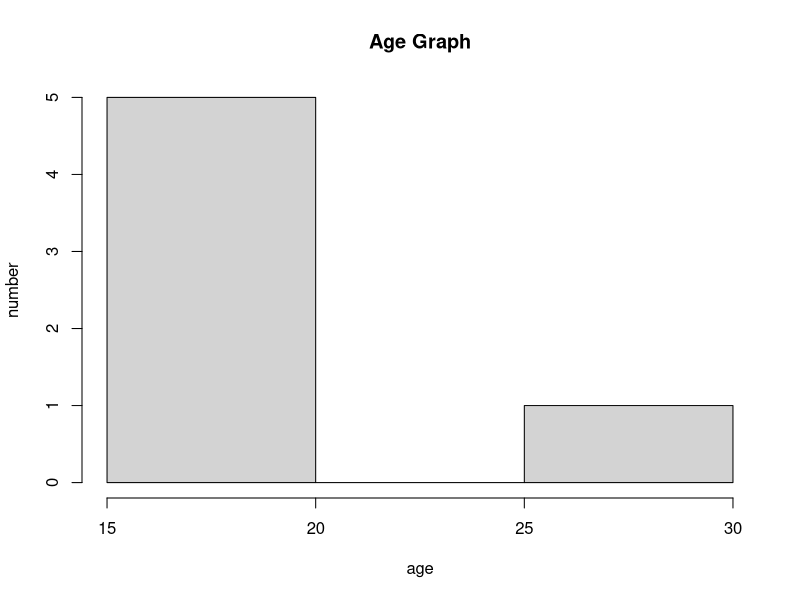
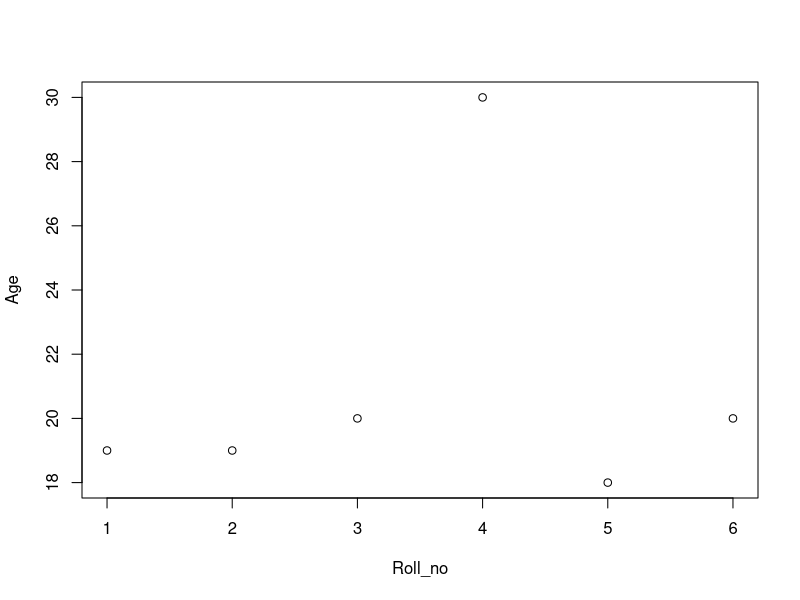
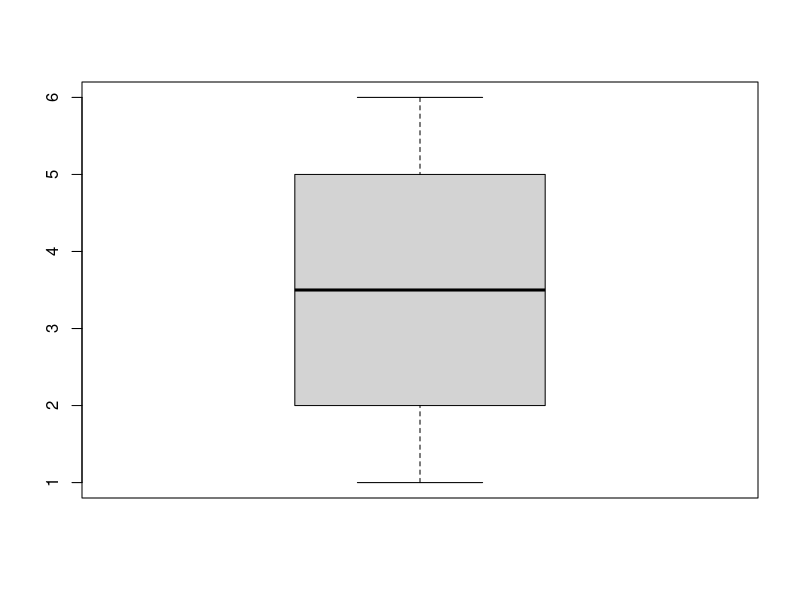
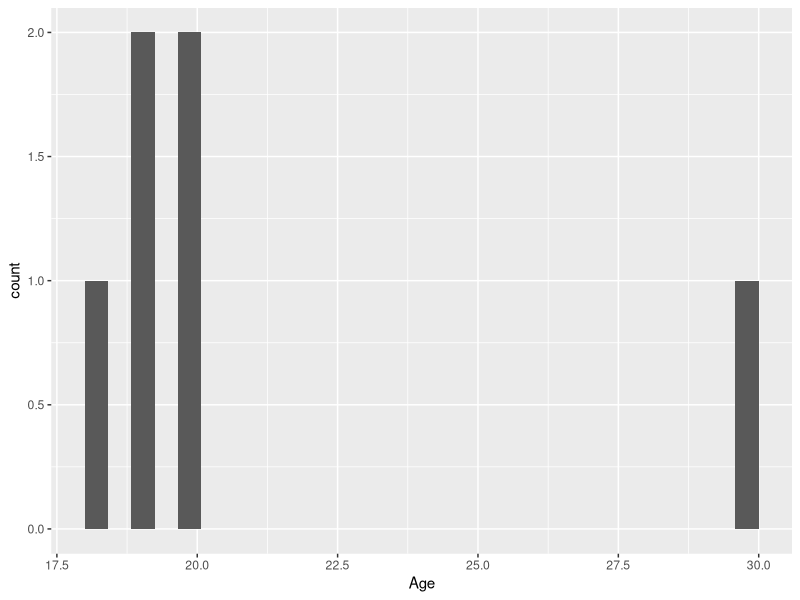
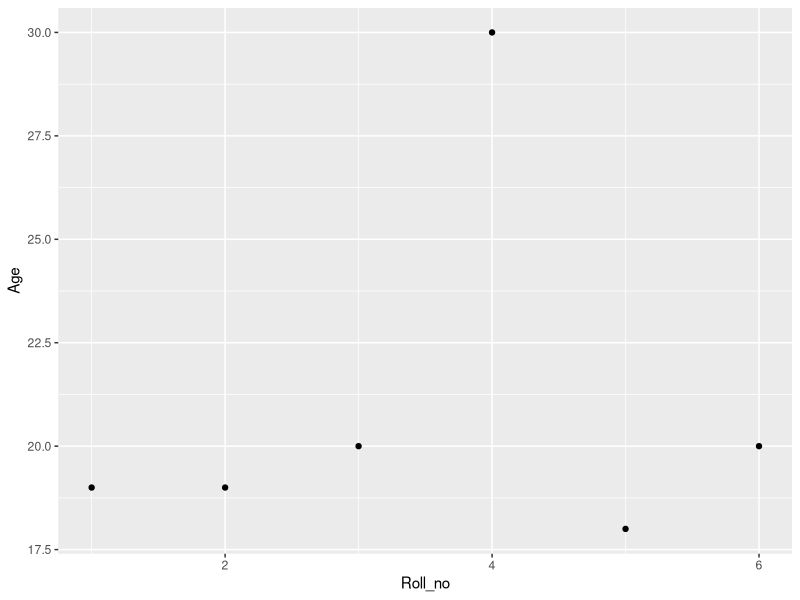
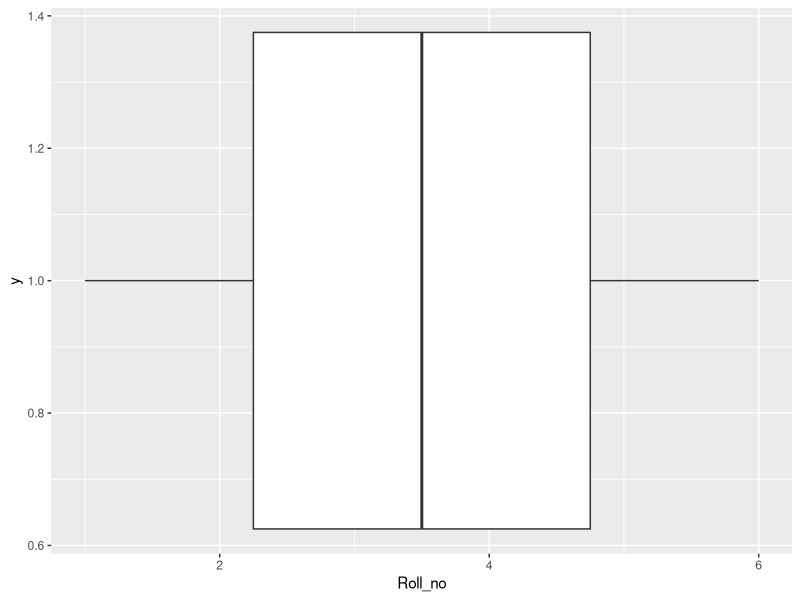
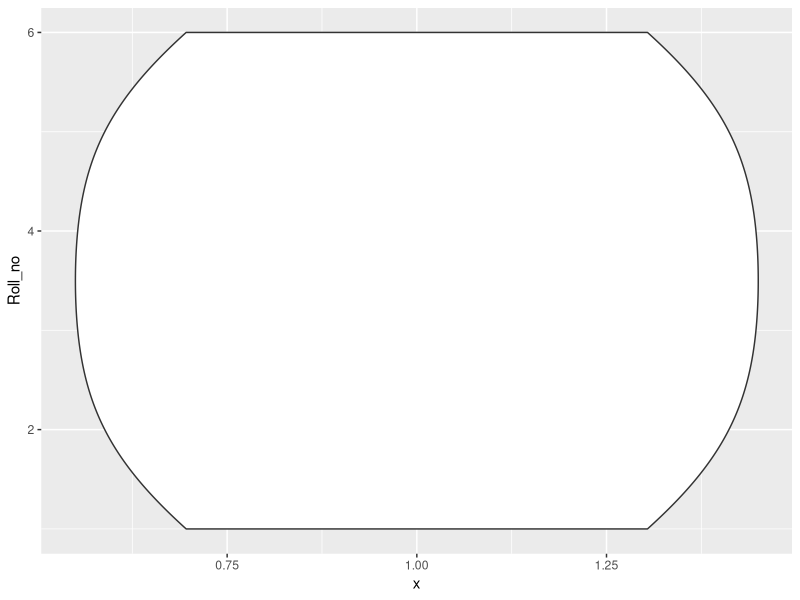
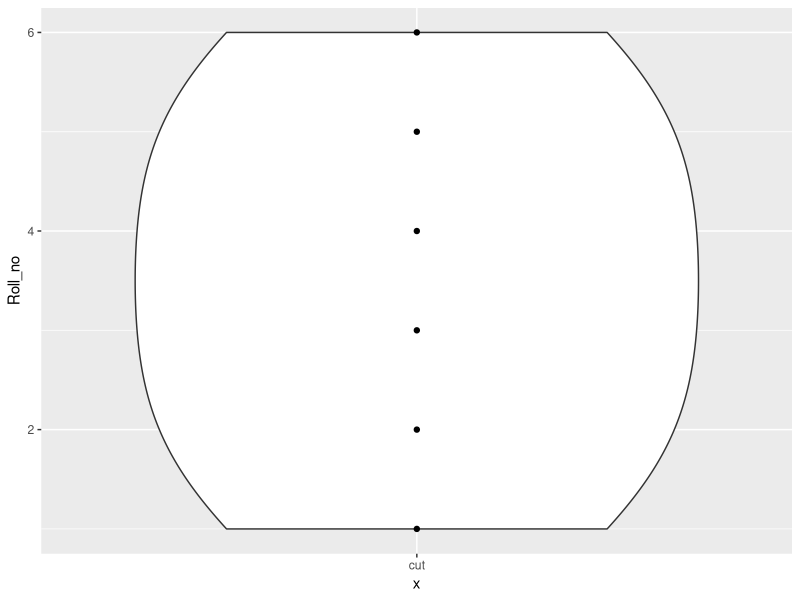

These charts were generated, in order, by the following R code:
name = c(' Mounav ', ' Rizwan ', ' Ajay ', ' Charan ', ' Vamsi ', ' M.sai ')
age  = c(19, 19, 20, 30, 18, 20)
desig = c(' Manager ', ' webprogramer ', ' cyber-manager ', ' Manager ', ' webprogramer ', ' Boss ')
roll = c(1,2,3,4,5,6)

df = data.frame(Roll_no = roll, Employee = name, Age = age, Designation = desig)
df

# Histogram graphs
hist(df$Age, main = "Age Graph", xlab = "age", ylab = "number")

# Scatter plot
plot(Age ~ Roll_no, data = df)

# Boxplot
boxplot(df$Roll_no)

# ggplot installation
install.packages("ggplot2")
library(ggplot2)

# histogram ggplot
ggplot(data = df) + geom_histogram(aes(x = Age))

# Scatterplot ggplot
ggplot(df, aes(x = Roll_no, y = Age)) + geom_point()

# boxplot ggplot
ggplot(df, aes(x = Roll_no, y = 1)) + geom_boxplot()

# violin plot in ggplot
ggplot(df, aes(y = Roll_no, x = 1)) + geom_violin()
ggplot(df, aes(y = Roll_no, x = "cut")) + geom_violin() + geom_point()




